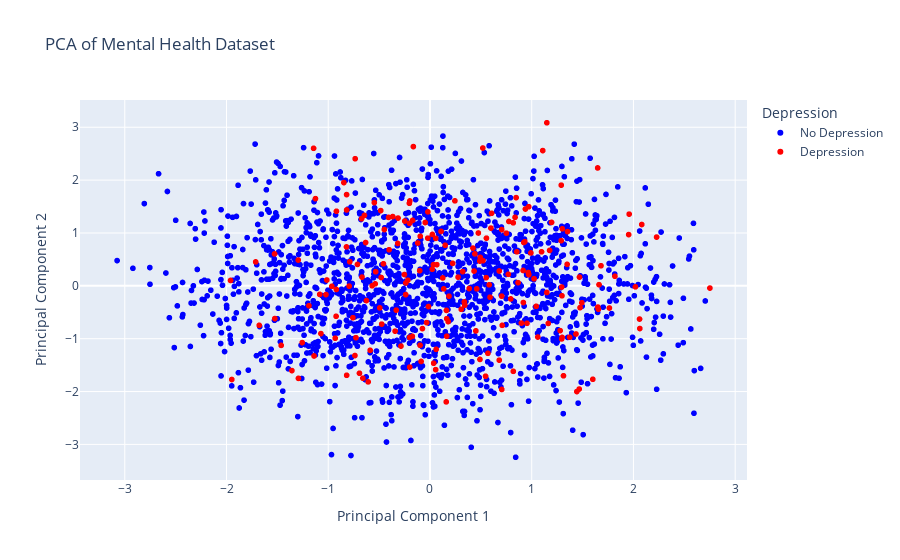

Write notebook code for a chart like this one.
### Markdown cell above
7. Dimensionality Reduction: Principal Component Analysis (PCA) was used to visualize the dataset. Data points falling beyond 3 standard deviations in PCA space were flagged as outliers, and only one outlier (index 1207) was removed.

Each datapoint will be classify into 2 category based on the status of depression or not and they will be represented by different color of data point.

### Code cell
import pandas as pd
from sklearn.decomposition import PCA
from sklearn.preprocessing import StandardScaler    
import plotly.express as px

# Read the dataset
df = pd.read_csv("clean.csv")
features = df.drop(columns=['Depression'])

scaler = StandardScaler()
features_scaled = scaler.fit_transform(features)
# Perform PCA
pca = PCA(n_components=2)
principal_components = pca.fit_transform(features_scaled)

pca_df = pd.DataFrame(data=principal_components, columns=['Principal Component 1', 'Principal Component 2'])
pca_df['Depression'] = df['Depression'].map({1: 'Depression', 0: 'No Depression'}) 

# Create scatter plot with Plotly using blue/yellow colors
fig = px.scatter(pca_df, x='Principal Component 1', y='Principal Component 2', 
                 color='Depression', title='PCA of Mental Health Dataset',
                 color_discrete_map={'Depression': 'red', 'No Depression': 'blue'})

# Show plot
fig.show()

### Figure 1 — Plotly figure (JSON) as saved in the notebook; plotly's stock layout.template omitted (floating-point values rounded to 4 significant figures; data arrays with more than 128 entries replaced by an {"elided": "..."} marker saying what was removed)
{"data": [{"hovertemplate": "Depression=No Depression<br>Principal Component 1=%{x}<br>Principal Component 2=%{y}<extra></extra>", "legendgroup": "No Depression", "marker": {"color": "blue", "symbol": "circle"}, "mode": "markers", "name": "No Depression", "showlegend": true, "type": "scattergl", "x": {"elided": "1851 float values"}, "xaxis": "x", "y": {"elided": "1851 float values"}, "yaxis": "y"}, {"hovertemplate": "Depression=Depression<br>Principal Component 1=%{x}<br>Principal Component 2=%{y}<extra></extra>", "legendgroup": "Depression", "marker": {"color": "red", "symbol": "circle"}, "mode": "markers", "name": "Depression", "showlegend": true, "type": "scattergl", "x": {"elided": "203 float values"}, "xaxis": "x", "y": {"elided": "203 float values"}, "yaxis": "y"}], "layout": {"legend": {"title": {"text": "Depression"}, "tracegroupgap": 0}, "title": {"text": "PCA of Mental Health Dataset"}, "xaxis": {"anchor": "y", "domain": [0, 1], "title": {"text": "Principal Component 1"}}, "yaxis": {"anchor": "x", "domain": [0, 1], "title": {"text": "Principal Component 2"}}}}
